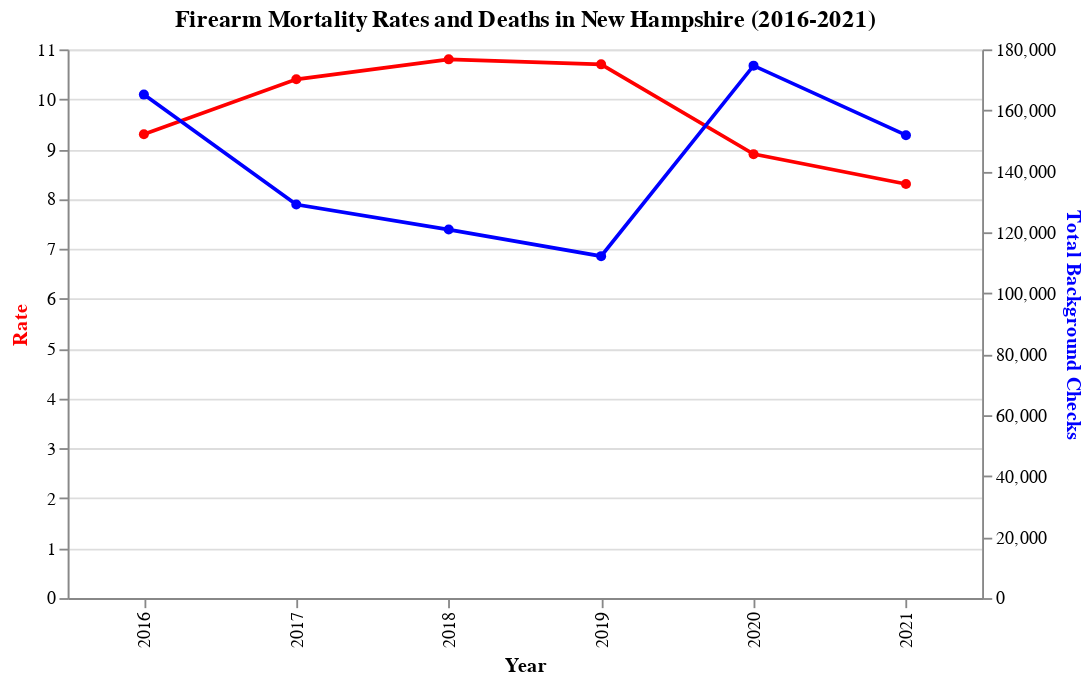

The cell this chart's notebook holds for it:
### Markdown cell above
# New Mexico

### Code cell
nm_data = pd.read_csv('nm_data.csv')

# Creating a base for the chart to share x-axis configuration
base_nm = alt.Chart(nm_data).encode(
    alt.X('Year:N', axis=alt.Axis(title='Year'))
)

# Creating the line chart for the 'Rate' on the left y-axis
rate_chart_nm = base_nm.mark_line(point=True, color='red').encode(
    alt.Y('Rate:Q', axis=alt.Axis(title='Rate', titleColor='red')),
    tooltip = ["Year", "Rate", "Notes"],
    color = alt.value("red")
)

# Creating the line chart for the 'Total Background Checks' on the right y-axis
deaths_chart_nm = base_nm.mark_line(point=True, color='blue').encode(
    alt.Y('Total Background Checks:Q', axis=alt.Axis(title='Total Background Checks', titleColor='blue')),
    tooltip = ["Year", "Total Background Checks", "Notes"],
    color = alt.value("blue")
)

# Combining both charts
chart_nm = alt.layer(rate_chart_nm, deaths_chart_nm).resolve_scale(
    y='independent'
).properties(
    title='Firearm Mortality Rates and Deaths in New Mexico (2016-2021)',
    width=500,
    height=300
)

chart_nh

### Figure 1 — Vega-Lite specification as saved in the notebook (floating-point values rounded to 4 significant figures)
{"config": {"view": {"continuousWidth": 400, "continuousHeight": 300}}, "layer": [{"mark": {"type": "line", "color": "red", "point": true}, "encoding": {"color": {"value": "red"}, "tooltip": [{"field": "Year", "type": "quantitative"}, {"field": "Rate", "type": "quantitative"}, {"field": "Notes", "type": "nominal"}], "x": {"axis": {"title": "Year"}, "field": "Year", "type": "nominal"}, "y": {"axis": {"title": "Rate", "titleColor": "red"}, "field": "Rate", "type": "quantitative"}}}, {"mark": {"type": "line", "color": "blue", "point": true}, "encoding": {"color": {"value": "blue"}, "tooltip": [{"field": "Year", "type": "quantitative"}, {"field": "Total Background Checks", "type": "quantitative"}, {"field": "Notes", "type": "nominal"}], "x": {"axis": {"title": "Year"}, "field": "Year", "type": "nominal"}, "y": {"axis": {"title": "Total Background Checks", "titleColor": "blue"}, "field": "Total Background Checks", "type": "quantitative"}}}], "data": {"name": "data-e57d03b15ef1d91d157292f7ebb7c680"}, "height": 300, "resolve": {"scale": {"y": "independent"}}, "title": "Firearm Mortality Rates and Deaths in New Hampshire (2016-2021)", "width": 500, "$schema": "https://vega.github.io/schema/vega-lite/v4.17.0.json", "datasets": {"data-e57d03b15ef1d91d157292f7ebb7c680": [{"Year": 2021, "State": "NH", "Rate": 8.3, "Deaths": 123, "Total Background Checks": 151853, "Notes": "Enacts legislation allowing family members and law enforcement to petition for temporary firearm removal from individuals in mental health crisis."}, {"Year": 2020, "State": "NH", "Rate": 8.9, "Deaths": 128, "Total Background Checks": 174662, "Notes": "Discusses the potential implementation of a waiting period for firearm purchases to allow time for background checks and cooling-off periods."}, {"Year": 2019, "State": "NH", "Rate": 10.7, "Deaths": 156, "Total Background Checks": 112173, "Notes": "Tightens the background check process for concealed carry permit applicants with focusing on mental health history and criminal records."}, {"Year": 2018, "State": "NH", "Rate": 10.8, "Deaths": 155, "Total Background Checks": 120889, "Notes": "Introduces guidelines promoting responsible firearm storage practices to prevent unauthorized access in households with minors particularly."}, {"Year": 2017, "State": "NH", "Rate": 10.4, "Deaths": 146, "Total Background Checks": 129090, "Notes": "Introduces stricter penalties for individuals convicted of gun-related crimes to deter illegal firearm use."}, {"Year": 2016, "State": "NH", "Rate": 9.3, "Deaths": 132, "Total Background Checks": 165164, "Notes": "Strengthens its preemption laws to prevent local jurisdictions from enacting firearm regulations that exceed state laws."}]}}
